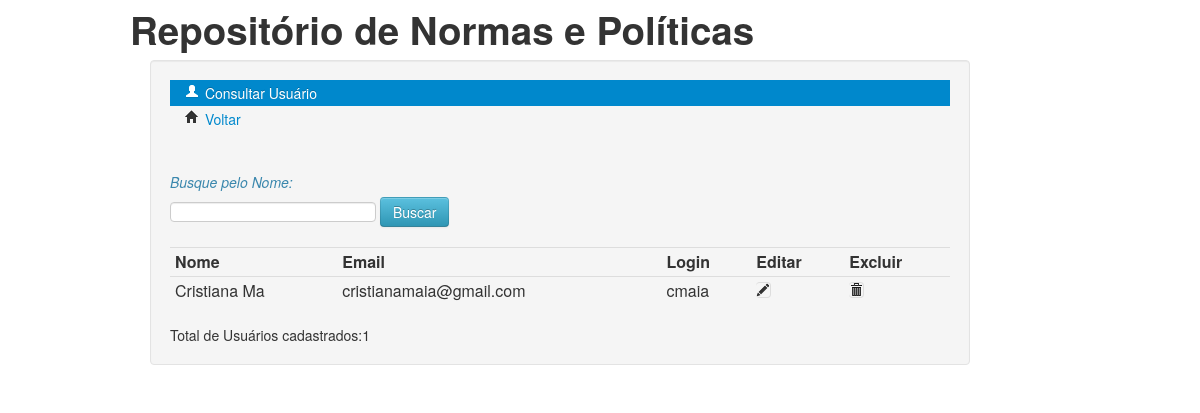
Page /Admin/consultarUsuario.php?valoruser=Cristiana Ma (signed in) on the committed database.
### tables this page shows
CREATE TABLE "usuario" (
	"id"	INTEGER PRIMARY KEY AUTOINCREMENT,
	"nome"	TEXT,
	"email"	TEXT,
	"login"	TEXT,
	"senha"	TEXT
);

### Admin/consultarUsuario.php (the view, shortened to what this page needs)
<html>
    <head>
        <link rel="stylesheet" href="/bootstrap/css/bootstrap.css"/>
    </head>
    <body>
        <div class="container">
            <h1>Reposit&oacute;rio de Normas e Pol&iacute;ticas</h1>
            <div class="well span10">
            <ul class="nav nav-list">
                  <li class="active"><a href="#"><i class="icon-user icon-white"></i> Consultar Usu&aacute;rio</a></li>
                  <li><a href="/"><i class="icon-home"></i> Voltar</a></li>
            </ul>
            <br>
            <form action="consultarUsuario.php" method="get" class="form-inline">
                <br>
                <label>
                   <p class="text-info"><i>Busque pelo Nome:</i></p>
                   <input type="text" name="valoruser">
                </label>
                <input type="submit" value="Buscar" class="btn btn-info">
            </form>
            <?php
                    if(isset($_GET["valoruser"])){
                        $valoruser=$_GET["valoruser"];
                        include_once '../conexao.php';
          $sql="select * from usuario where nome like :nome order by nome";
        $sth = $con->prepare($sql);
       $total= $sth->execute([
            ':nome' => '%'.$valoruser.'%',
        ]);
        if ($total){
                    ?>
          <table class="table table-condensed" style="text-align: center">
                        <tr>
                    <th>Nome</th>
                    <th>Email</th>
                    <th>Login</th>
                    <th>Editar</th>
                    <th>Excluir</th>
                    </tr>
            <?php
                        while ($row =$sth->fetch()) {
                            ?>
            <tr>
            <td><?php echo $row["nome"]?></td>
            <td><?php echo $row["email"] ?></td>
            <td><?php echo $row["login"]?></td>
            <td><a href="editarUsuario.php?cod=<?php echo $row["id"]?>"><i class="icon-pencil table-bordered"></i></a></td>
            <td><a href="#" onclick="excluirUsuario(<?php echo $row["id"]; ?>)"><i class="icon-trash table-bordered"></i></a></td>
           </tr>
           <?php
                        }
                        echo "</table>";
                        echo "Total de Usuários cadastrados:".$total;
                    }
                    else {
                                echo "Nenhum Usuário encontrado. ";
                          }
                }
                ?>
        <br>
        </div>
 </div>
    </body>
</html>

### rows in the picture
usuario: nome "Cristiana Ma", email "cristianamaia@gmail.com", login "cmaia"

### other values in the picture
$total "1"
